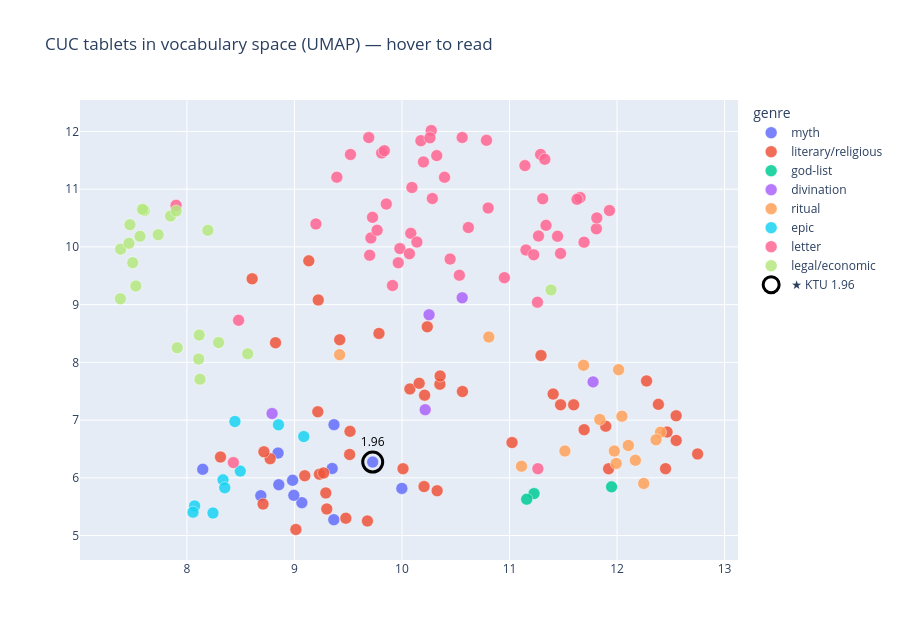

The notebook cell saved with this chart:
### Markdown cell above
## 3. The map — hover a point to read the tablet  ⭐
Colours are the genres. Do they land in separate regions on their own?

### Code cell
# ✍️ Spotlight one tablet — change this and re-run THIS cell.
# Refer to a tablet by KTU number, excavation (RS) number, or part of its title:
#   "KTU 1.96"   "RS 3.341"   "1.4"   "Baal"   "letter"
HIGHLIGHT = "KTU 1.96"   # contested genre: filed as "myth", but maybe an evil-eye charm — see the note below

import plotly.express as px

df = cuc_frame(sample, x=xy[:, 0], y=xy[:, 1])
fig = px.scatter(df, x="x", y="y", color="genre",
                 title=f"CUC tablets in vocabulary space ({METHOD}) — hover to read",
                 **hover_config())
fig.update_traces(marker=dict(size=12, opacity=0.85, line=dict(width=0.5, color="white")))
fig.update_layout(height=640, legend_title_text="genre", xaxis_title="", yaxis_title="")
spotlight(fig, df, HIGHLIGHT)
fig.show()

### Figure 1 — Plotly figure (JSON) as saved in the notebook; plotly's stock layout.template omitted (floating-point values rounded to 4 significant figures; data arrays with more than 128 entries replaced by an {"elided": "..."} marker saying what was removed)
{"data": [{"customdata": [["Baal Myth First Tablet", "myth", "myth", 462, "KTU 1.1 II 1: [ḥšk . ʿṣk . ʿbṣk . ʿ]my . pʿnk<br>KTU 1.1 II 2: [tlsmn . ʿmy . twt]ḥ . išdk<br>KTU 1.1 II 3: [tk . ḫršn]r . [t]ḥmk . w št"], ["Snake Bite Incantation", "myth", "myth", 473, "KTU 1.100 I 1: um . pḥl . pḥlt . bt . ʿn . bt . abn . bt . šmm . w thm<br>KTU 1.100 I 2: qrit . l špš . umh . špš . um . ql . bl . ʿm<br>KTU 1.100 I 3: il . mbk nhrm . b ʿdt . thmtm"], ["Incantation for Medical Treatment", "myth", "myth", 159, "KTU 1.114 I 1: il dbḥ . b bth . mṣd . ṣd . b qrb<br>KTU 1.114 I 2: hklh . ṣḥ . l qṣ . ilm . tlḥmn<br>KTU 1.114 I 3: ilm . w tštn . tštn ynʿd šbʿ"], ["Baal Myth Second Tablet", "myth", "myth", 857, "KTU 1.2 I 1: x<br>KTU 1.2 I 2: k ṯb . x<br>KTU 1.2 I 3: at . ypʿt . b a"], ["Shachar and Shalim and the Gracious Gods", "myth", "myth", 525, "KTU 1.23 I 1: iqra . ilm . nʿ[mm]<br>KTU 1.23 I 2: w ysmm . bn . šp<br>KTU 1.23 I 3: ytnm . qrt . l ʿly"], ["Nikkal and the Kotharat", "myth", "myth", 213, "KTU 1.24 I 1: ašr . nkl wib . <br>KTU 1.24 I 2: ḫrḫb . mlk . qẓ . ḫrḫb . m<br>KTU 1.24 I 3: lk . aġzt . b srr . špš"], ["Baal Myth Third Tablet", "myth", "myth", 1171, "KTU 1.3 I 1: al . tġl[ . ]bd[xxxxx]<br>KTU 1.3 I 2: p rdmn . ʿbd . ali[yn]<br>KTU 1.3 I 3: bʿl . sid . zbl . bʿl"], ["Baal Myth Fourth Tablet", "myth", "myth", 1612, "KTU 1.4 I 1: <br>KTU 1.4 I 2: y<br>KTU 1.4 I 3: "], ["Baal Myth Fifth Tablet", "myth", "myth", 663, "KTU 1.5 I 1: k tmḫṣ . ltn . bṯn . brḥ<br>KTU 1.5 I 2: tkly . bṯn . ʿqltn . š<br>KTU 1.5 I 3: šlyṭ . d . šbʿt . rašm"], ["Baal Myth Sixth Tablet", "myth", "myth", 1002, "KTU 1.6 I 1: l bʿl<br>KTU 1.6 I 2: ġr . b abn . td . psltm[ . b] [yʿr]<br>KTU 1.6 I 3: thdy . lḥm . w dqn . t[ṯ]l[ṯ]"], ["Myth", "myth", "myth", 129, "KTU 1.92 I 1: d ṯbil<br>KTU 1.92 I 2: ʿṯtrt ṣwd[t]<br>KTU 1.92 I 3: tlk bmdbr"], ["Incantation against Evil Eye", "myth", "myth", 58, "KTU 1.96 I 1: ʿnn . hlkt . w šnwt<br>KTU 1.96 I 2: tp . aḫh . k nʿm . aḫh . xxx<br>KTU 1.96 I 3: k ysmsm . tspi . širh"]], "hovertemplate": "<b>%{hovertext}</b><br><br>Genre=%{customdata[1]}<br>Title=%{customdata[0]}<br>KTU genre=%{customdata[2]}<br>Words=%{customdata[3]}<br>Text=%{customdata[4]}<extra></extra>", "hovertext": ["KTU 1.1", "KTU 1.100", "KTU 1.114", "KTU 1.2", "KTU 1.23", "KTU 1.24", "KTU 1.3", "KTU 1.4", "KTU 1.5", "KTU 1.6", "KTU 1.92", "KTU 1.96"], "legendgroup": "myth", "marker": {"color": "#636efa", "line": {"color": "white", "width": 0.5}, "opacity": 0.85, "size": 12, "symbol": "circle"}, "mode": "markers", "name": "myth", "orientation": "v", "showlegend": true, "type": "scatter", "x": [8.848, 8.147, 9.999, 9.069, 9.368, 9.351, 8.687, 8.983, 8.855, 9.366, 8.994, 9.728], "xaxis": "x", "y": [6.429, 6.148, 5.817, 5.57, 6.921, 6.162, 5.691, 5.958, 5.88, 5.275, 5.697, 6.273], "yaxis": "y"}, {"customdata": {"elided": "46x5 mixed values"}, "hovertemplate": "<b>%{hovertext}</b><br><br>Genre=%{customdata[1]}<br>Title=%{customdata[0]}<br>KTU genre=%{customdata[2]}<br>Words=%{customdata[3]}<br>Text=%{customdata[4]}<extra></extra>", "hovertext": ["KTU 1.101", "KTU 1.104", "KTU 1.107", "KTU 1.108", "KTU 1.111", "KTU 1.113", "KTU 1.115", "KTU 1.116", "KTU 1.117", "KTU 1.126", "KTU 1.127", "KTU 1.133", "KTU 1.136", "KTU 1.139", "KTU 1.147", "KTU 1.149", "KTU 1.162", "KTU 1.166", "KTU 1.169", "KTU 1.171", "KTU 1.172", "KTU 1.173", "KTU 1.175", "KTU 1.176", "KTU 1.179", "KTU 1.45", "KTU 1.48", "KTU 1.50", "KTU 1.65", "KTU 1.67", "KTU 1.69", "KTU 1.7", "KTU 1.71", "KTU 1.72", "KTU 1.73", "KTU 1.79", "KTU 1.81", "KTU 1.82", "KTU 1.83", "KTU 1.84", "KTU 1.85", "KTU 1.86", "KTU 1.90", "KTU 1.91", "KTU 1.94", "KTU 1.97"], "legendgroup": "literary/religious", "marker": {"color": "#EF553B", "line": {"color": "white", "width": 0.5}, "opacity": 0.85, "size": 12, "symbol": "circle"}, "mode": "markers", "name": "literary/religious", "orientation": "v", "showlegend": true, "type": "scatter", "x": [9.292, 9.134, 8.312, 10.01, 12.55, 10.21, 12.38, 11.48, 8.774, 11.92, 11.9, 8.716, 11.6, 12.75, 9.301, 12.27, 12.45, 9.513, 9.233, 12.47, 9.217, 12.55, 10.56, 9.096, 9.271, 9.222, 9.679, 11.41, 10.33, 10.24, 9.786, 8.708, 10.07, 10.21, 11.69, 8.824, 11.02, 9.014, 9.478, 9.421, 10.35, 10.35, 11.29, 8.607, 9.517, 10.16], "xaxis": "x", "y": [5.738, 9.758, 6.36, 6.158, 7.075, 5.848, 7.272, 7.264, 6.331, 6.157, 6.895, 6.451, 7.264, 6.414, 5.461, 7.679, 6.159, 6.404, 6.064, 6.793, 7.144, 6.648, 7.495, 6.036, 6.085, 9.08, 5.252, 7.451, 5.776, 8.615, 8.501, 5.546, 7.54, 7.432, 6.834, 8.339, 6.611, 5.105, 5.3, 8.391, 7.622, 7.765, 8.119, 9.447, 6.805, 7.638], "yaxis": "y"}, {"customdata": [["List (gods), list (names)", "god-list", "god-list", 34, "KTU 1.102 I 1: il bt<br>KTU 1.102 I 2: ušḫry<br>KTU 1.102 I 3: ym . bʿl"], ["Deity List", "god-list", "god-list", 40, "KTU 1.118 I 1: ilidb<br>KTU 1.118 I 2: il<br>KTU 1.118 I 3: dgn"], ["Pantheon list of gods of Ugarit", "god-list", "god-list", 41, "KTU 1.47 I 1: il . ṣpn<br>KTU 1.47 I 2: ilib<br>KTU 1.47 I 3: il"]], "hovertemplate": "<b>%{hovertext}</b><br><br>Genre=%{customdata[1]}<br>Title=%{customdata[0]}<br>KTU genre=%{customdata[2]}<br>Words=%{customdata[3]}<br>Text=%{customdata[4]}<extra></extra>", "hovertext": ["KTU 1.102", "KTU 1.118", "KTU 1.47"], "legendgroup": "god-list", "marker": {"color": "#00cc96", "line": {"color": "white", "width": 0.5}, "opacity": 0.85, "size": 12, "symbol": "circle"}, "mode": "markers", "name": "god-list", "orientation": "v", "showlegend": true, "type": "scatter", "x": [11.95, 11.23, 11.16], "xaxis": "x", "y": [5.843, 5.727, 5.631], "yaxis": "y"}, {"customdata": [["Malformed Animal Fetuses", "divination", "divination", 315, "KTU 1.103 I 1: ṯknt ṣin . [k] [t]ld at . abn . madtn tqln bḥwt<br>KTU 1.103 I 2: ʿlh nḥ[š . ]yaṯr yld . bhmth tʿṭpn<br>KTU 1.103 I 3: gm šš[xx . rġ]bn ykn bḥwt"], ["Protocol for Necromancy", "divination", "divination", 63, "KTU 1.124 I 1: k ymġy . adn<br>KTU 1.124 I 2: ilm . rbm . ʿm dtn<br>KTU 1.124 I 3: w yšal . mṯpẓ . yld"], ["Omen (shumma izbu)", "divination", "divination", 31, "KTU 1.140 I 1: k t[ld] [aṯt]<br>KTU 1.140 I 2: ḥw[t]<br>KTU 1.140 I 3: k tld[aṯt]"], ["KTU 1.163", "divination", "divination", 81, "KTU 1.163 I 1: [hm . xxxxxxxx]x . l x[xxxx]xx . bhm[tn . ]tḫlq<br>KTU 1.163 I 2: [hm . yrḫ] [xxx] . b ḥdṯ yrḫ . bnšm<br>KTU 1.163 I 3: [xxxxxxxx]n . thbẓn"], ["KTU 1.164", "divination", "divination", 72, "KTU 1.164 I 1: id . ydbḥ . mlk bḫmn<br>KTU 1.164 I 2: [xx]ś[x] . w šinm . l yšt<br>KTU 1.164 I 3: [i]d . ydbḥ . mlk . l ilib"]], "hovertemplate": "<b>%{hovertext}</b><br><br>Genre=%{customdata[1]}<br>Title=%{customdata[0]}<br>KTU genre=%{customdata[2]}<br>Words=%{customdata[3]}<br>Text=%{customdata[4]}<extra></extra>", "hovertext": ["KTU 1.103", "KTU 1.124", "KTU 1.140", "KTU 1.163", "KTU 1.164"], "legendgroup": "divination", "marker": {"color": "#ab63fa", "line": {"color": "white", "width": 0.5}, "opacity": 0.85, "size": 12, "symbol": "circle"}, "mode": "markers", "name": "divination", "orientation": "v", "showlegend": true, "type": "scatter", "x": [10.56, 10.22, 10.25, 8.792, 11.78], "xaxis": "x", "y": [9.119, 7.18, 8.824, 7.113, 7.662], "yaxis": "y"}, {"customdata": [["A list of sacrifices", "ritual", "ritual", 104, "KTU 1.105 I 1: [b]ġb . ršp mhbn š<br>KTU 1.105 I 2: šrp . w ṣp ḫršḫ<br>KTU 1.105 I 3: ʿlm . b ġb ḫyr"], ["A list of sacrifices", "ritual", "ritual", 121, "KTU 1.106 I 1: l ršp . ḥgb . ʿṣrm<br>KTU 1.106 I 2: l inš . ilm . šrp<br>KTU 1.106 I 3: ydbil . gdlt . ya"], ["List of Sacrifices", "ritual", "ritual", 160, "KTU 1.109 I 1: b arbʿt . ʿšr[t]<br>KTU 1.109 I 2: yrtḥṣ . mlk . b[rr]<br>KTU 1.109 I 3: b ym . mlat"], ["List of Sacrifices", "ritual", "ritual", 139, "KTU 1.112 I 1: b yrḫ . ḫy[r . b] [ym]<br>KTU 1.112 I 2: ḥdṯ . ḫḏrġl . x[xxx]<br>KTU 1.112 I 3: ṯn šm . ḫmnh . w ṯql"], ["Ritual Calendar for the Month of Ibaalat and Another Month and a Prayer for Ugarit under Siege", "ritual", "ritual", 174, "KTU 1.119 I 1: b yrḫ . ibʿlt . b ym[ . ]šbʿ<br>KTU 1.119 I 2: š . l bʿl . rʿkt . b[xx] [xxx] [xx]<br>KTU 1.119 I 3: w bt . bʿl . ugrt[ . xx] . š[xx]y"], ["A list of sacrifices", "ritual", "ritual", 86, "KTU 1.130 I 1: x<br>KTU 1.130 I 2: [l]š x<br>KTU 1.130 I 3: l bʿl š"], ["Offerings to Hurrian gods", "ritual", "ritual", 74, "KTU 1.132 I 1: b tšʿ ʿšrh<br>KTU 1.132 I 2: trbd . ʿrš[ . ]pd<br>KTU 1.132 I 3: ry . b bt . mlk"], ["Royal Funerary Text", "ritual", "ritual", 134, "KTU 1.161 I 1: spr . dbḥ . ẓlm<br>KTU 1.161 I 2: qritm . rpim . a[rṣ]<br>KTU 1.161 I 3: qbitm . qbṣ . dd[n]"], ["KTU 1.168", "ritual", "ritual", 53, "KTU 1.168 I 1: [i]d . yph . mlk . ršp . <br>KTU 1.168 I 2: ḥgb . ap . w npš<br>KTU 1.168 I 3: ksp . w ḫrṣ . kmm"], ["List of offerings with names of gods", "ritual", "ritual", 133, "KTU 1.39 I 1: dqt . ṯʿ . ynt . ṯʿm . dqt . ṯʿm<br>KTU 1.39 I 2: mtntm wkbd . alp . š . l il<br>KTU 1.39 I 3: gdlt . ilhm . kṯkmn . w šnm . dqt"], ["Expiatory Ritual", "ritual", "ritual", 387, "KTU 1.40 I 1: w npy<br>KTU 1.40 I 2: [w]npy . u[grt]<br>KTU 1.40 I 3: y . ulp . "], ["Vintage Ritual", "ritual", "ritual", 338, "KTU 1.41 I 1: b yrḫ . [riš] [yn . b] [ym . ḥdṯ]<br>KTU 1.41 I 2: šmtr . [uṯkl . l] [il . šlmm]<br>KTU 1.41 I 3: b ṯlṯṯ ʿ[šrt . yrtḫṣ . mlk . brr]"], ["Palace Ritual Sacrifice", "ritual", "ritual", 116, "KTU 1.43 I 1: k tʿrb . ʿṯtrt . ḫr . gb<br>KTU 1.43 I 2: bt mlk . ʿšr . ʿšr . b gb . bt . ilm<br>KTU 1.43 I 3: kbkbm . xtrmt . "], ["Ritual Purification", "ritual", "ritual", 126, "KTU 1.46 I 1: [b] [ym] [ḥd]ṯ . slḫ . npš . ṯʿ w[ṯn]kbdm<br>KTU 1.46 I 2: [šl]mm . ṯn šm . w alp . l[dg]n<br>KTU 1.46 I 3: š . il š . bʿl š . dgn š"], ["A list of sacrifices beginning with the month Ra'shu-yeni", "ritual", "ritual", 342, "KTU 1.87 I 1: [b] [y]rḫ . rišyn . b ym . ḥdṯ<br>KTU 1.87 I 2: [šmt]r . uṯlkl . l il . šlmm<br>KTU 1.87 I 3: b[ṯlṯt] . ʿšrt . yrtḥṣ . mlk"]], "hovertemplate": "<b>%{hovertext}</b><br><br>Genre=%{customdata[1]}<br>Title=%{customdata[0]}<br>KTU genre=%{customdata[2]}<br>Words=%{customdata[3]}<br>Text=%{customdata[4]}<extra></extra>", "hovertext": ["KTU 1.105", "KTU 1.106", "KTU 1.109", "KTU 1.112", "KTU 1.119", "KTU 1.130", "KTU 1.132", "KTU 1.161", "KTU 1.168", "KTU 1.39", "KTU 1.40", "KTU 1.41", "KTU 1.43", "KTU 1.46", "KTU 1.87"], "legendgroup": "ritual", "marker": {"color": "#FFA15A", "line": {"color": "white", "width": 0.5}, "opacity": 0.85, "size": 12, "symbol": "circle"}, "mode": "markers", "name": "ritual", "orientation": "v", "showlegend": true, "type": "scatter", "x": [12.05, 12.1, 12.4, 11.84, 11.11, 11.52, 12.17, 10.81, 12.01, 12.25, 9.42, 11.99, 11.69, 12.36, 11.97], "xaxis": "x", "y": [7.068, 6.561, 6.79, 7.011, 6.201, 6.465, 6.303, 8.439, 7.873, 5.903, 8.133, 6.249, 7.949, 6.658, 6.465], "yaxis": "y"}, {"customdata": [["Keret Legend First Tablet", "epic", "epic", 1040, "KTU 1.14 I 1: l krt<br>KTU 1.14 I 2: [xxxx] . mlk<br>KTU 1.14 I 3: [xxxxx]m . k"], ["Keret Legend Second Tablet", "epic", "epic", 437, "KTU 1.15 I 1: rġb . yd . mṯkt<br>KTU 1.15 I 2: mẓma . yd . mṯkt<br>KTU 1.15 I 3: tṯṯkrnn . ʿbdn"], ["Kirta Legend", "epic", "epic", 923, "KTU 1.16 I 1: l krt<br>KTU 1.16 I 2: k klb . b btk . nʿtq . k inr<br>KTU 1.16 I 3: ap . ḫštk . ap . ab . ik mtm"], ["Aqhat Legend First Tablet", "epic", "epic", 992, "KTU 1.17 I 1: [dnil . mt . rp]i . apnk . [u]zr<br>KTU 1.17 I 2: [ilm . dnil . ]uzr . ilm . ylḥm . <br>KTU 1.17 I 3: [uzr . yšqy . ]bn . qdš . yd"], ["Aqhat Legend", "epic", "epic", 355, "KTU 1.18 I 1: [xxxxxxxxxxxxxxxxxxx]<br>KTU 1.18 I 2: [xxxxxxxxxxxxxxxxxxx]<br>KTU 1.18 I 3: [xxxxxxxxxxxxxxxxxxx]"], ["Aqhat Legend Third Tablet", "epic", "epic", 1141, "KTU 1.19 I 1: [l]aqht<br>KTU 1.19 I 2: tkrb . x[xxxxx]x . l qrb[ . q]mdym . <br>KTU 1.19 I 3: tql . ʿ[nt] [xxxxxx]xlb . tṯbr"], ["Rapiuma Legend", "epic", "epic", 87, "KTU 1.20 I 1: [r]pum . tdbḥn<br>KTU 1.20 I 2: bʿd . ilnym<br>KTU 1.20 I 3:  . km tmtm"], ["Rapiuma Legend", "epic", "epic", 54, "KTU 1.21 II 1: mrzʿy . lk bty<br>KTU 1.21 II 2: [b]ty . aṣḥkm . iqra<br>KTU 1.21 II 3: [h]kly . aṯrh . rpum"], ["Rapiuma Legend", "epic", "epic", 248, "KTU 1.22 I 1: šmrn . xx<br>KTU 1.22 I 2: h . hn bnk . hn x<br>KTU 1.22 I 3: bn bn . aṯrk . hn[ . ]ġz[r] [xx]xd"]], "hovertemplate": "<b>%{hovertext}</b><br><br>Genre=%{customdata[1]}<br>Title=%{customdata[0]}<br>KTU genre=%{customdata[2]}<br>Words=%{customdata[3]}<br>Text=%{customdata[4]}<extra></extra>", "hovertext": ["KTU 1.14", "KTU 1.15", "KTU 1.16", "KTU 1.17", "KTU 1.18", "KTU 1.19", "KTU 1.20", "KTU 1.21", "KTU 1.22"], "legendgroup": "epic", "marker": {"color": "#19d3f3", "line": {"color": "white", "width": 0.5}, "opacity": 0.85, "size": 12, "symbol": "circle"}, "mode": "markers", "name": "epic", "orientation": "v", "showlegend": true, "type": "scatter", "x": [8.446, 8.851, 9.087, 8.336, 8.352, 8.496, 8.071, 8.242, 8.057], "xaxis": "x", "y": [6.976, 6.918, 6.714, 5.965, 5.828, 6.116, 5.513, 5.39, 5.406], "yaxis": "y"}, {"customdata": {"elided": "53x5 mixed values"}, "hovertemplate": "<b>%{hovertext}</b><br><br>Genre=%{customdata[1]}<br>Title=%{customdata[0]}<br>KTU genre=%{customdata[2]}<br>Words=%{customdata[3]}<br>Text=%{customdata[4]}<extra></extra>", "hovertext": ["KTU 2.10", "KTU 2.100", "KTU 2.101", "KTU 2.103", "KTU 2.104", "KTU 2.107", "KTU 2.108", "KTU 2.11", "KTU 2.13", "KTU 2.14", "KTU 2.16", "KTU 2.17", "KTU 2.21", "KTU 2.23", "KTU 2.26", "KTU 2.3", "KTU 2.30", "KTU 2.31", "KTU 2.32", "KTU 2.34", "KTU 2.35", "KTU 2.36", "KTU 2.38", "KTU 2.39", "KTU 2.4", "KTU 2.40", "KTU 2.41", "KTU 2.42", "KTU 2.44", "KTU 2.46", "KTU 2.47", "KTU 2.49", "KTU 2.50", "KTU 2.62", "KTU 2.63", "KTU 2.64", "KTU 2.68", "KTU 2.70", "KTU 2.71", "KTU 2.72", "KTU 2.73", "KTU 2.77", "KTU 2.82", "KTU 2.84", "KTU 2.85", "KTU 2.86", "KTU 2.87", "KTU 2.88", "KTU 2.89", "KTU 2.90", "KTU 2.97", "KTU 2.98", "KTU 2.99"], "legendgroup": "letter", "marker": {"color": "#FF6692", "line": {"color": "white", "width": 0.5}, "opacity": 0.85, "size": 12, "symbol": "circle"}, "mode": "markers", "name": "letter", "orientation": "v", "showlegend": true, "type": "scatter", "x": [9.726, 10.18, 11.14, 10.28, 9.394, 9.854, 9.711, 10.79, 10.56, 9.521, 10.32, 11.34, 10.09, 11.45, 7.899, 9.98, 10.4, 10.07, 9.2, 10.27, 11.27, 10.45, 9.811, 9.965, 10.62, 11.81, 10.08, 11.15, 11.26, 9.691, 10.95, 11.47, 11.31, 9.912, 10.8, 11.93, 11.29, 11.66, 9.836, 10.26, 10.53, 11.23, 8.48, 8.432, 10.2, 11.63, 9.769, 9.699, 11.33, 10.14, 11.81, 11.69, 11.26], "xaxis": "x", "y": [10.51, 11.84, 11.41, 10.84, 11.21, 10.74, 10.15, 11.85, 11.9, 11.6, 11.58, 10.37, 11.03, 10.18, 10.72, 9.971, 11.21, 9.882, 10.4, 12.02, 10.19, 9.789, 11.63, 9.724, 10.34, 10.31, 10.23, 9.947, 6.158, 11.89, 9.467, 9.887, 10.83, 9.331, 10.67, 10.63, 11.6, 10.85, 11.67, 11.89, 9.51, 9.863, 8.729, 6.264, 11.47, 10.82, 10.29, 9.856, 11.52, 10.08, 10.5, 10.08, 9.043], "yaxis": "y"}, {"customdata": [["work copy of treaty of Niqmaddu of Ugarit with the Hittites", "legal/economic", "legal/economic", 139, "KTU 3.1 I 1: <br>KTU 3.1 I 2: ʿm<br>KTU 3.1 I 3: mġ[y]"], ["KTU 3.10", "legal/economic", "legal/economic", 73, "KTU 3.10 I 1: spxrn . mnḥ . dbd . mnny<br>KTU 3.10 I 2: mit . ksp . ʿl . bn . rqdn<br>KTU 3.10 I 3: ʿšrt . ksp . ʿl . śzn . ḫbty"], ["KTU 3.12", "legal/economic", "legal/economic", 43, "KTU 3.12 I 1: l . yiḫd ṣṭqšlm<br>KTU 3.12 I 2: b unṯ . km . špš<br>KTU 3.12 I 3: d brt . kmt . "], ["KTU 3.13", "legal/economic", "legal/economic", 109, "KTU 3.13 I 1: xxx . rušy . ṯmnym . ksp . ḫmšt<br>KTU 3.13 I 2: w . arbʿ . kkr . ʿl . bn . xx<br>KTU 3.13 I 3: w . ṯlṯ . šmn . "], ["KTU 3.16", "legal/economic", "legal/economic", 39, "KTU 3.16 I 1: xxx<br>KTU 3.16 I 2:  . ʿl . ṯnyx<br>KTU 3.16 I 3: [yr]ḫ . ḫyr . bth . a"], ["Royal grant of property (Schenkungsurkunde)", "legal/economic", "legal/economic", 53, "KTU 3.2 I 1: l ym . hnd<br>KTU 3.2 I 2: ʿmṯtmr<br>KTU 3.2 I 3: bn . nqmpʿ"], ["KTU 3.20", "legal/economic", "legal/economic", 31, "KTU 3.20 I 1: rišym . dt . ʿrb<br>KTU 3.20 I 2: b . bnšhm<br>KTU 3.20 I 3: ḏmry . w . pṯpṯ . ʿrb"], ["KTU 3.21", "legal/economic", "legal/economic", 48, "KTU 3.21 I 1: [ṯl]ṯm . ksp . ʿl<br>KTU 3.21 I 2: [b]n . bly . gbʿly<br>KTU 3.21 I 3: [y]pḥ . annṯb"], ["Legal; a series of debt notes with witnesses involved; record, quantities of silver and tools owed by individuals (formerly KTU2 4.632)", "legal/economic", "legal/economic", 53, "KTU 3.23 I 1: ḫmšt . ʿšr[t]<br>KTU 3.23 I 2: ksp . ʿl . agd[ṯ]b<br>KTU 3.23 I 3: w nit wmʿṣd"], ["KTU 3.28", "legal/economic", "legal/economic", 54, "KTU 3.28 I 1: arbʿm<br>KTU 3.28 I 2: ksp[ . ]ʿl . uln<br>KTU 3.28 I 3: miḫdy . ypḥ"], ["KTU 3.29", "legal/economic", "legal/economic", 60, "KTU 3.29 I 1: arbʿm . ksp<br>KTU 3.29 I 2: w . ḫlpn<br>KTU 3.29 I 3: ʿl . uln"], ["Multiple guarantee on behalf of an individual", "legal/economic", "legal/economic", 31, "KTU 3.3 I 1: spr . ʿrbnm<br>KTU 3.3 I 2: dt . ʿrb<br>KTU 3.3 I 3: b . mtn . bn . ayaḫ"], ["KTU 3.30", "legal/economic", "legal/economic", 61, "KTU 3.30 I 1: spr . ksp<br>KTU 3.30 I 2: mnny<br>KTU 3.30 I 3: ṯṯm . ksp"], ["KTU 3.32", "legal/economic", "legal/economic", 89, "KTU 3.32 I 1: l . ym . hnd<br>KTU 3.32 I 2: l . pn . ʿmṯtmr<br>KTU 3.32 I 3: bn . nqmpʿ"], ["KTU 3.33", "legal/economic", "legal/economic", 54, "KTU 3.33 I 1: ġr . agny<br>KTU 3.33 I 2: d . ptḥ . ybnn<br>KTU 3.33 I 3: yd . ʿpsh"], ["Record of redemption of unt obligation", "legal/economic", "legal/economic", 50, "KTU 3.4 I 1: l . ym hnd<br>KTU 3.4 I 2: iwrkl . pdy<br>KTU 3.4 I 3: agdn . bn . nwgn"], ["Royal grant of property (Schenkungsurkunde)", "legal/economic", "legal/economic", 63, "KTU 3.5 I 1: l ym . hnd<br>KTU 3.5 I 2: ʿmṯtmr . bn<br>KTU 3.5 I 3: nqmpʿ . mlk"], ["List (persons entering into the contractual obligation called unt )", "legal/economic", "legal/economic", 48, "KTU 3.7 I 1: mṣry . d . ʿrb . b . unṯ<br>KTU 3.7 I 2: bn . qrrn . mḏrġl<br>KTU 3.7 I 3: bn . tran . mḏrġl"], ["Multiple guarantee on behalf of two individuals", "legal/economic", "legal/economic", 40, "KTU 3.8 I 1: tldn<br>KTU 3.8 I 2: ṯrkn<br>KTU 3.8 I 3: kli"], ["[Varia 14], Marzeah Text", "legal/economic", "legal/economic", 44, "KTU 3.9 I 1: mrzḥ<br>KTU 3.9 I 2: d qny<br>KTU 3.9 I 3: šmmn"]], "hovertemplate": "<b>%{hovertext}</b><br><br>Genre=%{customdata[1]}<br>Title=%{customdata[0]}<br>KTU genre=%{customdata[2]}<br>Words=%{customdata[3]}<br>Text=%{customdata[4]}<extra></extra>", "hovertext": ["KTU 3.1", "KTU 3.10", "KTU 3.12", "KTU 3.13", "KTU 3.16", "KTU 3.2", "KTU 3.20", "KTU 3.21", "KTU 3.23", "KTU 3.28", "KTU 3.29", "KTU 3.3", "KTU 3.30", "KTU 3.32", "KTU 3.33", "KTU 3.4", "KTU 3.5", "KTU 3.7", "KTU 3.8", "KTU 3.9"], "legendgroup": "legal/economic", "marker": {"color": "#B6E880", "line": {"color": "white", "width": 0.5}, "opacity": 0.85, "size": 12, "symbol": "circle"}, "mode": "markers", "name": "legal/economic", "orientation": "v", "showlegend": true, "type": "scatter", "x": [11.39, 7.603, 7.91, 8.195, 7.847, 8.114, 7.381, 7.47, 7.9, 7.564, 7.733, 7.496, 7.586, 8.565, 8.122, 8.294, 8.109, 7.525, 7.383, 7.461], "xaxis": "x", "y": [9.254, 10.63, 8.252, 10.29, 10.53, 8.472, 9.101, 10.38, 10.62, 10.18, 10.21, 9.727, 10.65, 8.147, 7.709, 8.342, 8.057, 9.322, 9.961, 10.06], "yaxis": "y"}, {"hoverinfo": "skip", "marker": {"color": "rgba(0,0,0,0)", "line": {"color": "black", "width": 3}, "size": 20}, "mode": "markers+text", "name": "★ KTU 1.96", "showlegend": true, "text": ["1.96"], "textfont": {"color": "black", "size": 12}, "textposition": "top center", "type": "scatter", "x": [9.728], "y": [6.273]}], "layout": {"height": 640, "legend": {"title": {"text": "genre"}, "tracegroupgap": 0}, "title": {"text": "CUC tablets in vocabulary space (UMAP) — hover to read"}, "xaxis": {"anchor": "y", "domain": [0, 1], "title": {"text": ""}}, "yaxis": {"anchor": "x", "domain": [0, 1], "title": {"text": ""}}}}
